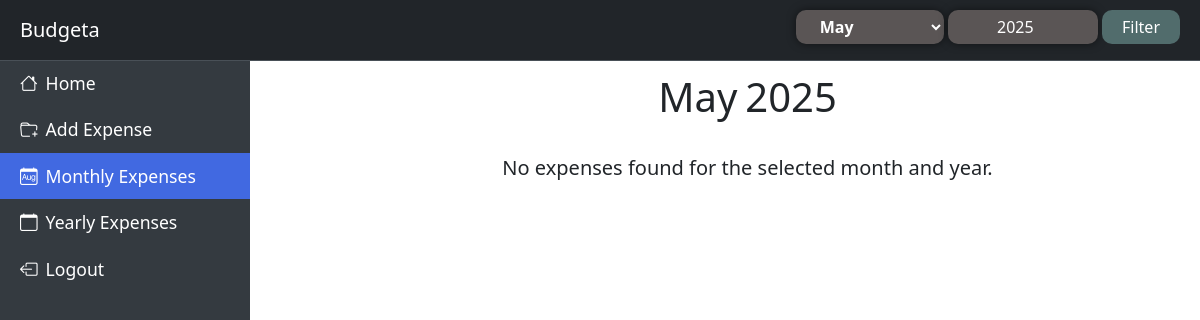
The app's page /budget/month/ (signed in), older data.
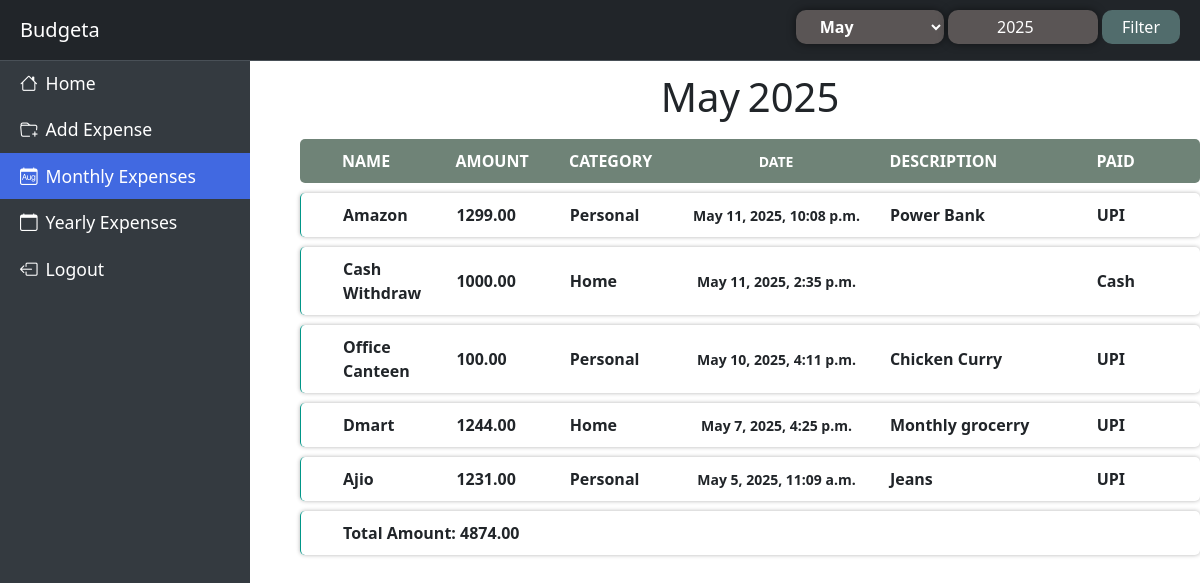
The same page, newer data.
### budget/models.py (models this page shows, shortened)
class Expense(models.Model):
    user_id = models.ForeignKey(Users, on_delete=models.CASCADE, null=True, blank=True)
    name = models.CharField(max_length=50)
    amount = models.DecimalField(max_digits=10, decimal_places=2)
    category_choices = (
            ('Personal', 'Personal'),
            ('Home', 'Home'),
            ('Other', 'Other')
        )
    category = models.CharField(max_length=30, help_text=_("Type of the Expense ex: Personal, Home, etc."), choices=category_choices)
    date = models.DateTimeField()
    description = models.TextField(blank=True, null=True)
    paid_choices = {
        "UPI":"UPI",
        "Cash": "Cash",
        "Credit Card": "Credit Card",
        "Online Payments": "Online Payments",
        "Others": "Others"
    }
    paid = models.CharField(max_length=30, verbose_name=_('Payment Type'), choices=paid_choices)
    class Meta:
        ordering = ['-date']

### budget/views.py (the view)
# urls.py: path('month/', views.monthly_expenses, name="month"),
@login_required(login_url="/users/login/")
def monthly_expenses(request):
    selected_month = request.GET.get('month')
    selected_year = request.GET.get('year')
    months_dict = {
        "January": 1,
        "February": 2,
        "March": 3,
        "April": 4,
        "May": 5,
        "June": 6,
        "July": 7,
        "August": 8,
        "September": 9,
        "October": 10,
        "November": 11,
        "December": 12
    }
    if selected_month and selected_year:
        expenses = Expense.objects.filter(user_id=request.user.id, date__year=selected_year, date__month=months_dict[selected_month])
    else:
        now = datetime.now()
        selected_month = now.strftime("%B")
        selected_year = now.year
        expenses = Expense.objects.filter(user_id=request.user.id, date__year=now.year, date__month=now.month)
    amount = sum(expenses.values_list('amount', flat=True))
    context = {
        'expenses': expenses,
        'selected_month': selected_month ,
        'selected_year': selected_year,
        'amount':amount,
        "active_link": "monthly-expenses",
    }
    return render(request, "home/monthly.html", context)

### templates/home/monthly.html
{% extends "home/base.html" %}
{% block header %}
    {% include "home/header.html" %}
{% endblock  %}
{% block sidebar %}
    {% include "home/sidebar.html" %}
{% endblock  %}
{% block content %}
<div class="d-flex justify-content-center mt-2">
    <h1 class='me-2'> {{ selected_month }} </h1>
    <h1> {{ selected_year }} </h1>
</div>
{% if expenses %}
    <div>
        <ul class="headings">
            <li id="task">NAME</li>
            <li id="task">AMOUNT</li>
            <li id="task">CATEGORY</li>
            <li id="date">DATE</li>
            <li id="desc">DESCRIPTION</li>
            <li id="task">PAID</li>
        </ul>
        {% for expense in expenses %}
            <ul class='expense-list'>
                <li id='task'>{{ expense.name }}</li>
                <li id='task'>{{ expense.amount }}</li>
                <li id='task'>{{ expense.category }}</li>
                <li id='date'>{{ expense.date }}</li>
                <li id='desc'>{{ expense.description }}</li>
                <li id='task'>{{ expense.paid }}</li>
            </ul>
        {% endfor %}
        {% if amount %}
        <ul class='expense-list'>
            <li id='amount'>Total Amount: {{ amount }}</li>
        </ul>
        {% endif %}
{% else %}
    <p class="text-center mt-4"  style="font-size: 20px;">No expenses found for the selected month and year.</p>
{% endif %}
        </div>
{% endblock %}

### templates/home/base.html (shortened to what this page needs)
{% load static%}
<!DOCTYPE html>
<html lang="en">
<head>
    <link href="https://cdn.jsdelivr.net/npm/bootstrap@5.3.3/dist/css/bootstrap.min.css" rel="stylesheet">
    <link href="https://cdn.jsdelivr.net/npm/bootstrap-icons@1.11.3/font/bootstrap-icons.css" rel="stylesheet">
    <link rel="stylesheet" href="{% static 'css/index.css' %}">
</head>
<body>
    <header>
        {% block header %}
        {% endblock %}
    </header>
    <main class="d-flex main-content">
        {% block sidebar %}
        {% endblock %}
        <div class="main-container">
            {% block content %}
            {% endblock %}
        </div>
    </main>
</body>
</html>

### templates/home/header.html (shortened to what this page needs)
<nav class="navbar bg-dark border-bottom border-body" data-bs-theme="dark">
    <div class="container-navbar">
        <a class="navbar-brand">Budgeta</a>
        {% if active_link == "home" %}
            <form method="GET" action="{% url 'index' %}" class='filter'>
                <select name="category" onchange="this.form.submit()">
                    <option hidden>Filter By Category</option>
                    <option value="Personal" name='Personal' {% if selected_category == 'Personal' %}selected{% endif %}>Personal</option>
                    <option value="Home" name='Home' {% if selected_category == 'Home' %}selected{% endif %}>Home</option>
                    <option value="Other" name='Other' {% if selected_category == 'Other' %}selected{% endif %}>Other</option>
                    <option value="All" name='All' {% if selected_category == 'All' %}selected{% endif %}>All</option>
                </select>
                <select name="paid" onchange="this.form.submit()">
                    <option hidden>Paid By</option>
                    <option value="UPI" name='UPI' {% if paid_by == 'UPI' %}selected{% endif %}>UPI</option>
                    <option value="Cash" name='Cash' {% if paid_by == 'Cash' %}selected{% endif %}>Cash</option>
                    <option value="Credit Card" name='Credit Card' {% if paid_by == 'Credit Card' %}selected{% endif %}>Credit Card</option>
                    <option value="Online Payments" name='Online Payments' {% if paid_by == 'Online Payments' %}selected{% endif %}>Online Payments</option>
                    <option value="Other" name='Other' {% if paid_by == 'Other' %}selected{% endif %}>Other</option>
                    <option value="All" name='All' {% if paid_by == 'All' %}selected{% endif %}>All</option>
                </select>
            </form>
        {% elif active_link == 'monthly-expenses' %}
            <form method="GET" action="{% url 'month' %}" class='filter' id="month">
                <select name="month">
                    <option value="May" {% if selected_month == 'May' %}selected{% endif %}>May</option>
                </select>
                <input type="number" name="year" value="{{ selected_year }}" placeholder="Year" min="2000" required>
                <button type="submit">Filter</button>
            </form>
        {% elif active_link == 'yearly-expenses' %}
            <form method="GET" action="{% url 'year' %}" class='filter'>
                <input type="number" name="year" value="{{ selected_year }}" placeholder="year ex: 2025" required min="2000">
                <button type="submit">Filter</button>
            </form>
        {% endif %}
    </div>
</nav>

### templates/home/sidebar.html
<div class="sidebar" id="sidebar">
    <a href="/budget/index" id="home" class="{% if active_link == 'home' %}active{% endif %}">
        <i class="bi bi-house me-2"></i><span>Home</span>
    </a>
    <a href="/budget/add" id="add-expense" class="{% if active_link == 'add-expense' %}active{% endif %}">
        <i class="bi bi-folder-plus me-2"></i><span>Add Expense</span>
    </a>
    <a href="/budget/month" id="monthly-expenses" class="{% if active_link == 'monthly-expenses' %}active{% endif %}">
        <i class="bi bi-calendar-month me-2"></i><span>Monthly Expenses</span>
    </a>
    <a href="/budget/year" id="yearly-expenses" class="{% if active_link == 'yearly-expenses' %}active{% endif %}">
        <i class="bi bi-calendar me-2"></i><span>Yearly Expenses</span>
    </a>
    <a href="{% url 'logout' %}" id="logout" class="{% if active_link == 'logout' %}active{% endif %}">
        <i class="bi bi-box-arrow-left me-2"></i><span>Logout</span>
    </a>
</div>

### static/css/index.css (style rules this page uses)
header { position: fixed; top: 0; left: 0; width: 100%; height: 60px; z-index: 1000; }
.container-navbar { display: flex; justify-content: space-between; width: 100%; }
header .filter select { padding: 5px 20px; border: none; background: #5a5555; color: white; border-radius: 10px; box-shadow: 0 0 8px rgba(0, 0, 0, 0.5); font-weight: bold; cursor: pointer; outline: none; }
header .filter select option { cursor: pointer; }
.main-content { display: flex; margin-top: 60px; }
.sidebar { height: 100vh; width: 250px; position: fixed; left: 0; background-color: #343a40; transition: width 0.3s; }
.sidebar a { color: white; text-decoration: none; display: block; padding: 10px 20px; font-size: 1.1rem; }
.navbar { margin: 0; padding: 10px 20px; }
.main-container { margin: 5px; margin-left: 300px; width: 75%; }
.main-container ul { display: flex; align-items: center; list-style-type: none; border-radius: 5px; font-weight: bold; margin-block: 10px; padding-block: 10px; justify-content: space-around; }
.main-container .headings { background-color: #6f8377; color: white; }
.main-container .headings li { width: 100px; margin-inline: 10px; text-align: center; }
.main-container li#desc { width: 200px; text-align: start; }
.main-container li#task { width: 100px; text-align: start; }
.main-container li#date { font-size: 14px; width: 200px; text-align: center; }
.expense-list { box-shadow: 0 0 4px rgba(0, 0, 0, 0.3); border-left: 1px solid #009688; }
.expense-list li { font-weight: 600; width: 100px; margin-inline: 10px; text-align: start; }
.expense-list li#amount { width: 100%; margin-inline: 10px; text-align: start; font-weight: bolder; }
.active { color: white; background-color: royalblue; }
.filter input { width: 150px; border-radius: 10px; border: none; text-align: center; font-size: 16px; padding: 5px 14px; background: #5a5555; box-shadow: 0 0 8px rgb(0 0 0 / 50%); }
.filter button { border: none; border-radius: 10px; padding: 5px 20px; font-size: 16px; background: #516c6c; cursor: pointer; }

Row changes from the older to the newer data that the page shows:
added Expense: name "Amazon", amount "1299.00", category "Personal", date "May 11, 2025, 10:08 p.m.", description "Power Bank", paid "UPI"
added Expense: name "Cash Withdraw", amount "1000.00", category "Home", date "May 11, 2025, 2:35 p.m.", paid "Cash"
added Expense: name "Office Canteen", amount "100.00", category "Personal", date "May 10, 2025, 4:11 p.m.", description "Chicken Curry", paid "UPI"
added Expense: name "Dmart", amount "1244.00", category "Home", date "May 7, 2025, 4:25 p.m.", description "Monthly grocerry", paid "UPI"
added Expense: name "Ajio", amount "1231.00", category "Personal", date "May 5, 2025, 11:09 a.m.", description "Jeans", paid "UPI"
Text that changed along with them:
{{ amount }}: (not shown) → "4874.00"
text no longer shown: "No expenses found for the selected month and year."
text now shown: "NAME AMOUNT CATEGORY DATE DESCRIPTION PAID Total Amount:"
